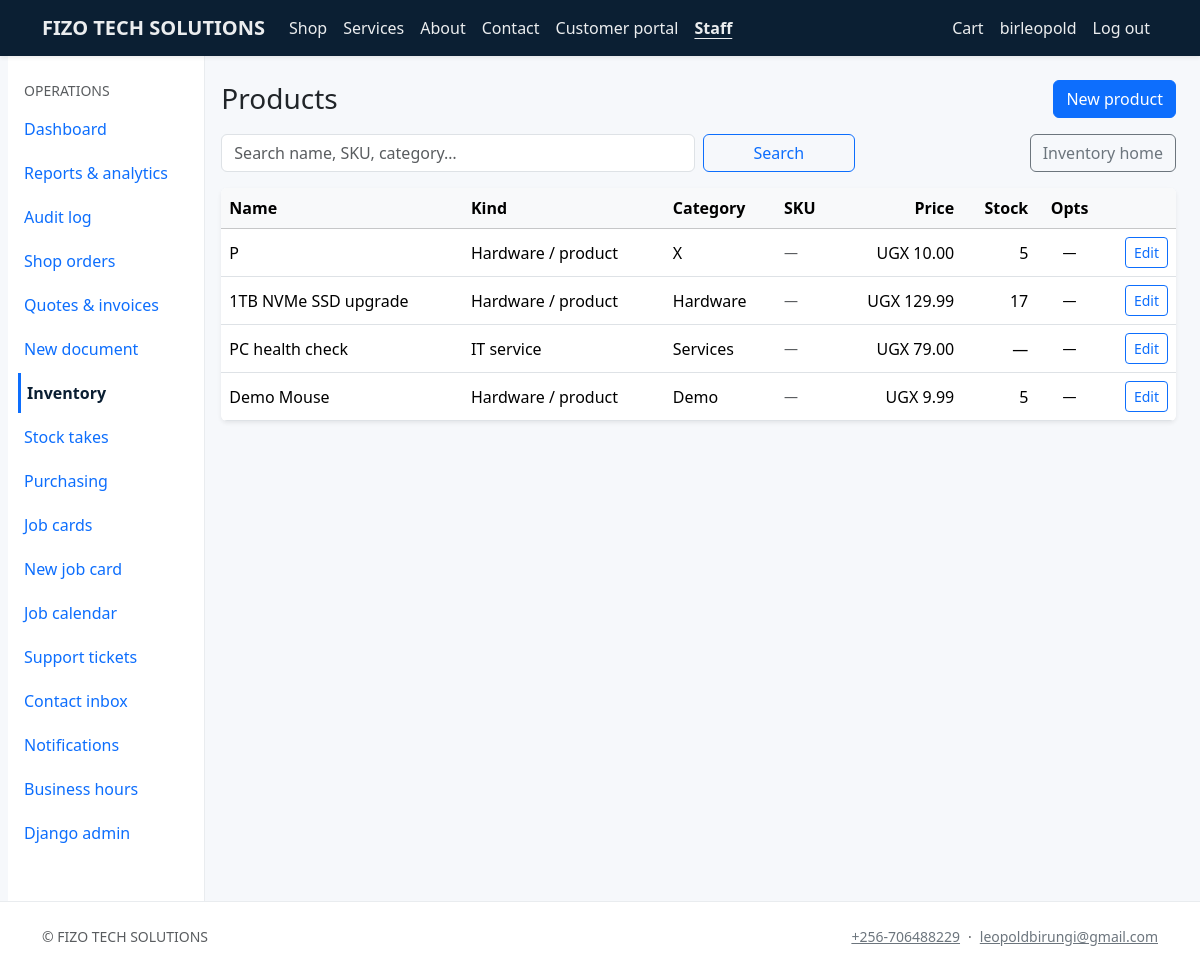
The page /staff/inventory/products/ (signed in) on the database its author committed.
### core/models.py (models this page shows, shortened)
class CompanySettings(models.Model):
    company_name = models.CharField(max_length=200, default="ALLTECH")
    legal_name = models.CharField(max_length=200, blank=True)
    tagline = models.CharField(max_length=300, blank=True)
    email = models.EmailField(blank=True)
    phone = models.CharField(max_length=64, blank=True)
    website = models.URLField(blank=True)
    address_line = models.CharField(max_length=255, blank=True)
    city = models.CharField(max_length=120, blank=True)
    region = models.CharField(max_length=120, blank=True)
    postal_code = models.CharField(max_length=32, blank=True)
    country = models.CharField(max_length=120, blank=True)
    tax_id = models.CharField(max_length=64, blank=True, verbose_name="Tax / VAT ID")
    bank_details = models.TextField(blank=True, help_text="Shown on invoices / proformas.")
    default_tax_rate = models.DecimalField(
        max_digits=5, decimal_places=2, default=0, help_text="Percentage, e.g. 15.00"
    )
    currency_code = models.CharField(max_length=8, default="UGX")
    logo = models.ImageField(upload_to="company/", blank=True, null=True)
    sla_low_hours = models.PositiveIntegerField(
        default=168, help_text="SLA target (hours) for Low priority work — default 1 week."
    )
    sla_normal_hours = models.PositiveIntegerField(
        default=72, help_text="SLA target (hours) for Normal priority — default 3 days."
    )
    sla_high_hours = models.PositiveIntegerField(
        default=24, help_text="SLA target (hours) for High priority — default 24h."
    )
    sla_urgent_hours = models.PositiveIntegerField(
        default=8, help_text="SLA target (hours) for Urgent priority — default 8h."
    )
    class Meta:
        verbose_name = "Company settings"
        verbose_name_plural = "Company settings"
    @classmethod
    def load(cls) -> "CompanySettings":
        obj, _ = cls.objects.get_or_create(pk=1)
        return obj

### catalog/models.py (models this page shows, shortened)
class Product(models.Model):
    KIND_PHYSICAL = "physical"
    KIND_SERVICE = "service"
    KIND_CHOICES = [
        (KIND_PHYSICAL, "Hardware / product"),
        (KIND_SERVICE, "IT service"),
    ]
    category = models.ForeignKey(
        Category, on_delete=models.PROTECT, related_name="products"
    )
    kind = models.CharField(max_length=20, choices=KIND_CHOICES, default=KIND_PHYSICAL)
    name = models.CharField(max_length=200)
    slug = models.SlugField(unique=True, max_length=220)
    sku = models.CharField(max_length=64, blank=True, db_index=True)
    short_description = models.CharField(max_length=300, blank=True)
    description = models.TextField(blank=True)
    price = models.DecimalField(max_digits=12, decimal_places=2)
    compare_at_price = models.DecimalField(
        max_digits=12, decimal_places=2, null=True, blank=True
    )
    track_inventory = models.BooleanField(default=True)
    stock_quantity = models.PositiveIntegerField(default=0)
    reorder_level = models.PositiveIntegerField(
        default=0,
        help_text="Alert when on-hand stock is at or below this level (0 = no alert).",
    )
    service_duration_hours = models.DecimalField(
        max_digits=6,
        decimal_places=2,
        null=True,
        blank=True,
        help_text="For services — estimated hours.",
    )
    is_published = models.BooleanField(default=True)
    is_featured = models.BooleanField(default=False)
    image = models.ImageField(upload_to="products/", blank=True, null=True)
    created_at = models.DateTimeField(auto_now_add=True)
    updated_at = models.DateTimeField(auto_now=True)
    class Meta:
        ordering = ["category__sort_order", "name"]
    def has_sellable_variants(self) -> bool:
        return self.variants.filter(is_active=True).exists()

class Category(models.Model):
    name = models.CharField(max_length=120)
    slug = models.SlugField(unique=True, max_length=140)
    description = models.TextField(blank=True)
    sort_order = models.PositiveIntegerField(default=0)
    class Meta:
        verbose_name_plural = "Categories"
        ordering = ["sort_order", "name"]

### inventory/views.py (the view, shortened to what this page needs)
# urls.py: path("inventory/products/", views.ProductManageListView.as_view(), name="staff_products"),
class ProductManageListView(StaffRequiredMixin, ListView):
    template_name = "inventory/product_list.html"
    context_object_name = "products"
    paginate_by = 25
    def get_queryset(self):
        qs = (
            Product.objects.select_related("category")
            .prefetch_related("variants")
            .order_by("category__sort_order", "name")
        )
        q = self.request.GET.get("q")
        if self.request.GET.get("low") == "1":
            low_ids = [p.pk for p in low_stock_products(limit=None)]
            qs = qs.filter(pk__in=low_ids) if low_ids else qs.none()
        return qs
    def get_context_data(self, **kwargs):
        ctx = super().get_context_data(**kwargs)
        ctx["q"] = self.request.GET.get("q") or ""
        return ctx

### commerce/cart.py (called while the page is built, shortened)
def _cart_dict(session: dict[str, Any]) -> dict[str, int]:
    raw = session.get(CART_SESSION_KEY)
    if not isinstance(raw, dict):
        return {}

def cart_item_count(session) -> int:
    return sum(_cart_dict(session).values())

### commerce/context_processors.py (called while the page is built)
def cart_summary(request):
    return {"cart_item_count": cart_mod.cart_item_count(request.session)}

### core/context_processors.py (called while the page is built)
def company(request):
    m = getattr(request, "resolver_match", None)
    url_name = getattr(m, "url_name", "") or ""
    ctx = {
        "company": CompanySettings.load(),
        "resolve_url_name": url_name,
    }
    user = getattr(request, "user", None)
    if user is not None and user.is_authenticated and user.is_staff:
        ctx["staff_unread_notifications"] = StaffNotification.objects.filter(
            recipient=user, is_read=False
        ).count()
    else:
        ctx["staff_unread_notifications"] = 0
    return ctx

### core/mixins.py (called while the page is built)
    def test_func(self) -> bool:
        return self.request.user.is_authenticated and self.request.user.is_staff

### templates/inventory/product_list.html (shortened to what this page needs)
{% extends "staff_base.html" %}
{% block staff_content %}
<div class="d-flex justify-content-between align-items-center flex-wrap gap-2 mb-3">
  <h1 class="h3 mb-0">Products</h1>
  <a class="btn btn-primary" href="{% url 'staff_product_create' %}">New product</a>
</div>
<form method="get" class="row g-2 mb-3">
  <div class="col-md-6">
    <input class="form-control" type="search" name="q" value="{{ q }}" placeholder="Search name, SKU, category…">
  </div>
  <div class="col-md-2">
    <button class="btn btn-outline-primary w-100" type="submit">Search</button>
  </div>
  <div class="col-md-4 text-end">
    <a class="btn btn-outline-secondary" href="{% url 'staff_inventory' %}">Inventory home</a>
  </div>
</form>
<div class="table-responsive card border-0 shadow-sm">
  <table class="table table-hover mb-0 align-middle">
    <thead class="table-light">
      <tr><th>Name</th><th>Kind</th><th>Category</th><th>SKU</th><th class="text-end">Price</th><th class="text-end">Stock</th><th class="text-center">Opts</th><th></th></tr>
    </thead>
    <tbody>
      {% for p in products %}
      <tr>
        <td>{{ p.name }}</td>
        <td>{{ p.get_kind_display }}</td>
        <td>{{ p.category.name }}</td>
        <td class="text-muted small">{{ p.sku|default:"—" }}</td>
        <td class="text-end">
          {% if p.has_sellable_variants and p.min_active_variant_price %}
          <span class="text-muted small">from</span> {{ company.currency_code }} {{ p.min_active_variant_price|floatformat:2 }}
          {% else %}
          {{ company.currency_code }} {{ p.price|floatformat:2 }}
          {% endif %}
        </td>
        <td class="text-end">
          {% if p.kind == 'physical' %}
            {% if p.has_sellable_variants %}
            {% if p.variants_total_stock is not None %}
            <span class="small text-muted" title="Sum of variant stock (tracked)">Σ {{ p.variants_total_stock }}</span>
            {% else %}
            <span class="small text-muted">—</span>
            {% endif %}
            {% else %}
            {{ p.stock_quantity }}
            {% endif %}
          {% else %}—{% endif %}
        </td>
        <td class="text-center small">{% if p.has_sellable_variants %}{{ p.active_variant_count }}{% else %}—{% endif %}</td>
        <td class="text-end"><a class="btn btn-sm btn-outline-primary" href="{% url 'staff_product_edit' p.pk %}">Edit</a></td>
      </tr>
      {% empty %}
      <tr><td colspan="8" class="text-muted">No products found.</td></tr>
      {% endfor %}
    </tbody>
  </table>
</div>
{% endblock %}

### templates/base.html (shortened to what this page needs)
{% load static %}
<!DOCTYPE html>
<html lang="en">
<head>
  <link href="https://cdn.jsdelivr.net/npm/bootstrap@5.3.3/dist/css/bootstrap.min.css" rel="stylesheet">
  <link href="https://cdn.jsdelivr.net/npm/bootstrap-icons@1.11.3/font/bootstrap-icons.min.css" rel="stylesheet">
  <link href="{% static 'css/site.css' %}" rel="stylesheet">
</head>
<body class="d-flex flex-column min-vh-100 site-body">
  <header>
  {% with u=resolve_url_name %}
  <nav class="navbar navbar-expand-lg navbar-dark site-navbar shadow-sm sticky-top" aria-label="Main navigation">
    <div class="container">
      <a class="navbar-brand fw-semibold" href="{% url 'home' %}">{{ company.company_name }}</a>
      <div class="collapse navbar-collapse" id="navMain">
        <ul class="navbar-nav me-auto mb-2 mb-lg-0">
          <li class="nav-item"><a class="nav-link" href="{% url 'product_list' %}" >Shop</a></li>
          <li class="nav-item"><a class="nav-link" href="{% url 'product_list' %}?kind=service" >Services</a></li>
          <li class="nav-item"><a class="nav-link" href="{% url 'about' %}" {% if u == 'about' %}aria-current="page"{% endif %}>About</a></li>
          <li class="nav-item"><a class="nav-link" href="{% url 'contact' %}" {% if u == 'contact' %}aria-current="page"{% endif %}>Contact</a></li>
          <li class="nav-item"><a class="nav-link" href="{% if user.is_authenticated %}{% url 'portal_home' %}{% else %}{% url 'portal_login' %}{% endif %}" {% if 'portal_' in u %}aria-current="page"{% endif %}>Customer portal</a></li>
          {% if user.is_staff %}
          <li class="nav-item"><a class="nav-link" href="{% url 'staff_dashboard' %}" {% if 'staff_' in u %}aria-current="page"{% endif %}>Staff</a></li>
          {% endif %}
        </ul>
        <ul class="navbar-nav ms-auto">
          <li class="nav-item">
            <a class="nav-link" href="{% url 'cart' %}" {% if u == 'cart' or u == 'checkout' %}aria-current="page"{% endif %} {% if cart_item_count %}aria-label="Shopping cart, {{ cart_item_count }} items"{% else %}aria-label="Shopping cart"{% endif %}>Cart
            </a>
          </li>
          {% if user.is_authenticated %}
          <li class="nav-item"><span class="nav-link disabled small" aria-hidden="true">{{ user.get_username }}</span><span class="visually-hidden">Signed in as {{ user.get_username }}</span></li>
          <li class="nav-item">
            <form method="post" action="{% url 'logout' %}" class="d-inline">
              <button type="submit" class="nav-link bg-transparent border-0 text-start w-100 py-2" aria-label="Log out {{ user.get_username }}">Log out</button>
            </form>
          </li>
          {% else %}
          <li class="nav-item"><a class="nav-link" href="{% url 'login' %}" {% if u == 'login' %}aria-current="page"{% endif %}>Staff login</a></li>
          {% endif %}
        </ul>
      </div>
    </div>
  </nav>
  {% endwith %}
  </header>
  <main id="main-content" class="flex-grow-1 site-main">
    {% block content %}{% endblock %}
  </main>
  <footer class="footer-site py-4 mt-auto d-none d-lg-block">
    <div class="container small text-muted d-flex flex-wrap justify-content-between gap-2 align-items-center">
      <span>&copy; {{ company.company_name }}</span>
      <span class="d-flex flex-wrap gap-2 align-items-center">
        {% if company.phone %}<a class="link-secondary text-decoration-underline" href="tel:{{ company.phone|cut:' ' }}">{{ company.phone }}</a>{% endif %}
        {% if company.phone and company.email %}<span aria-hidden="true">·</span>{% endif %}
        {% if company.email %}<a class="link-secondary text-decoration-underline" href="mailto:{{ company.email }}">{{ company.email }}</a>{% endif %}
      </span>
    </div>
  </footer>
</body>
</html>

### static/css/site.css (style rules this page uses)
:root { --at-navy: #0b1f33; --at-accent: #0d6efd; --at-muted: #6c757d; --at-tabbar-h: 3.5rem; --at-tabbar-more: 5.5rem; }
body { font-family: "Segoe UI", system-ui, -apple-system, sans-serif; color: #212529; background: #f6f8fb; }
.site-navbar { background: var(--at-navy) !important; }
.site-navbar .nav-link, .site-navbar .navbar-brand { color: rgba(255, 255, 255, 0.92) !important; }
.site-navbar .nav-link[aria-current="page"] { font-weight: 600; text-decoration: underline; text-underline-offset: 0.25rem; }
.site-navbar button.nav-link, .site-navbar button.nav-link:hover, .site-navbar button.nav-link:focus { color: rgba(255, 255, 255, 0.92) !important; }
.footer-site { background: #fff; border-top: 1px solid #e9ecef; margin-top: 3rem; }
@media (min-width: 992px) { .site-main { padding-bottom: 0 !important; } }

### rows shown on the page
CompanySettings: company_name "FIZO TECH SOLUTIONS", currency_code "UGX", phone "+256-706488229", email "leopoldbirungi@gmail.com"
Product: name "P", kind "Hardware / product", category.name "X", sku "—", price "10.00", stock_quantity "5"
Product: name "1TB NVMe SSD upgrade", kind "Hardware / product", category.name "Hardware", sku "—", price "129.99", stock_quantity "17"
Product: name "PC health check", kind "IT service", category.name "Services", sku "—", price "79.00"
Product: name "Demo Mouse", kind "Hardware / product", category.name "Demo", sku "—", price "9.99", stock_quantity "5"

### other values the page prints
{{ user.get_username }} "birleopold"
